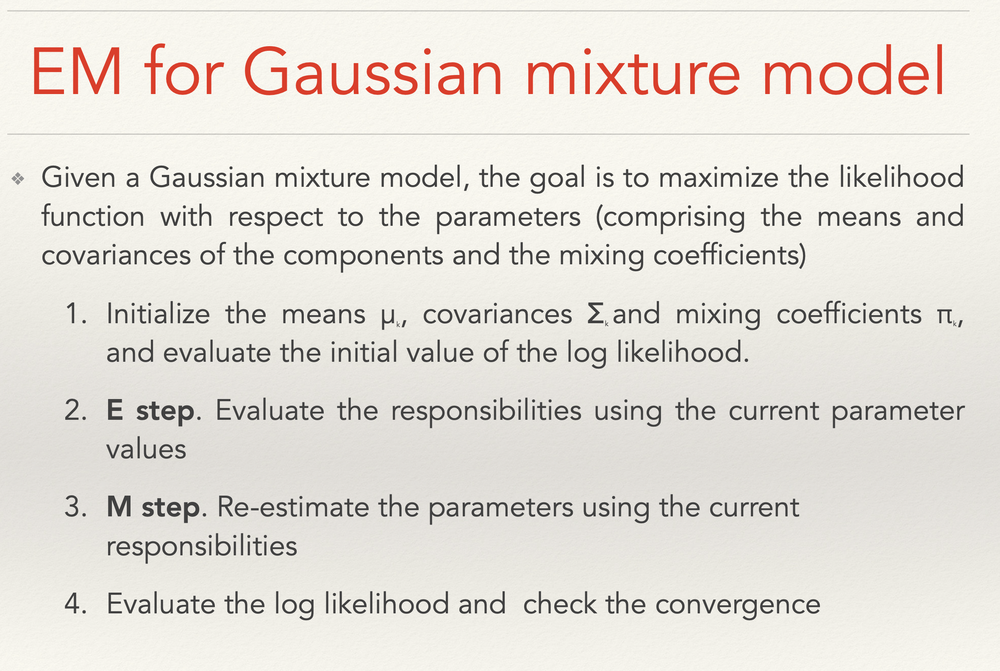
#> input picture hw3/text.png, 1000 x 671 px, shrunk from 2360 x 1584 before the run
$ python delete_line.py
#> lines starting #> are read from the running program, lines starting #| are printed output that depends on the picture; after the words box and inside, x2 and y2 are one past the last pixel; in counts of white or black regions, pixels touching at a corner belong together
import cv2
import numpy as np
from itertools import groupby

img = cv2.imread("./text.png")
#> img is the input picture: shape (671, 1000, 3); mean B, G, R 217.9, 224.4, 228.5
thresh = cv2.threshold(cv2.cvtColor(img, cv2.COLOR_BGR2GRAY), 0, 255, cv2.THRESH_BINARY_INV + cv2.THRESH_OTSU)[1]
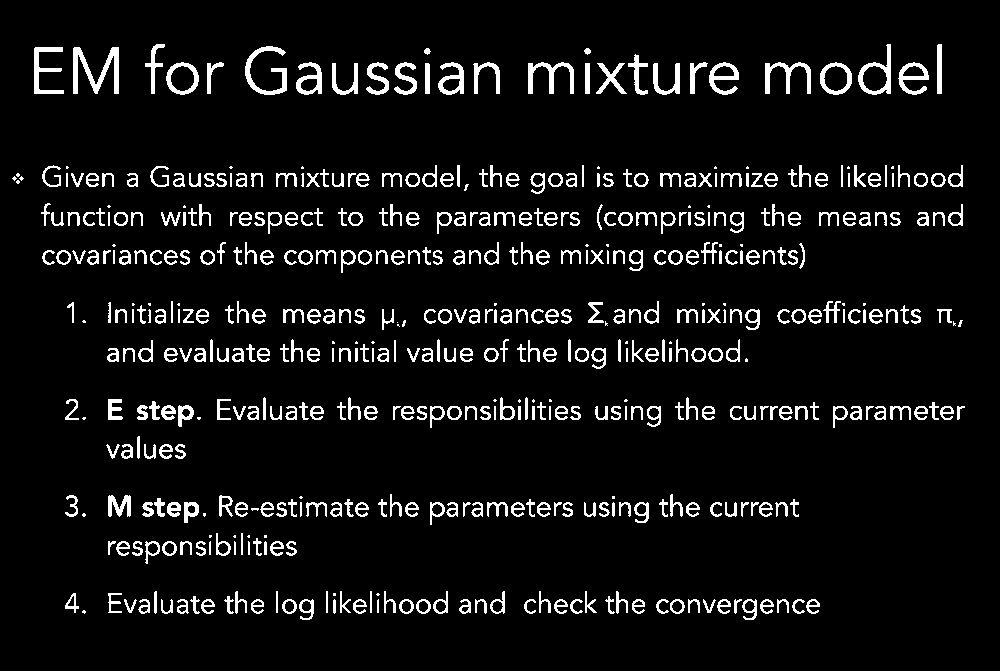
#> thresh: shape (671, 1000); 6.9% white; 520 white regions (62 under 20 px), largest, box (x1, y1, x2, y2) and area: (73, 47, 119, 94) 892, (245, 46, 287, 95) 639, (528, 62, 574, 94) 553

for val, elems in groupby(((np.sum(thresh[x]) > 100, x) for x in range(thresh.shape[0])), key=lambda x:x[0]):
    if not val: continue
    elems = list(elems)
    start, end = elems[0][1], elems[-1][1]
    tmp = np.where(np.sum(thresh[start:end], axis=0) > 100)[0]
    mean = round(sum(np.sum(thresh[i]) * i for i in range(start, end)) / np.sum(thresh[start:end]))
    cv2.line(img, (tmp[0], mean), (tmp[-1], mean), (0, 0, 255), (end - start) // 10 + 1)
#> this loop made 23 passes
#> val on passes 1, 3, 5, 7, 9, 11, 13, 15, 17, 19, 21, 23: False, False, False, False, False, False, False, False, False, False, False, False
#> (val, start, end, mean) on passes 2, 4, 6, 8, 10, 12: (True, 44, 94, 75), (True, 165, 193, 179), (True, 203, 233, 218), (True, 242, 272, 256), (True, 301, 329, 315), (True, 339, 368, 353)
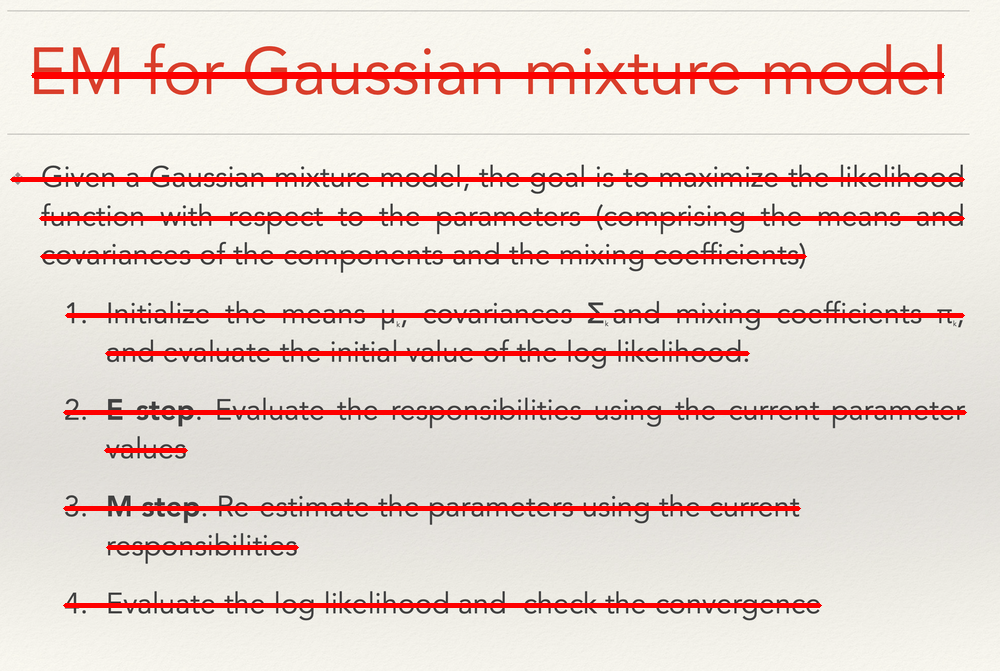
#> img: shape (671, 1000, 3); 6.05% of pixels changed, all inside (x1, y1, x2, y2) = (10, 72, 967, 608)

cv2.imwrite("./delete-text.png", img)
